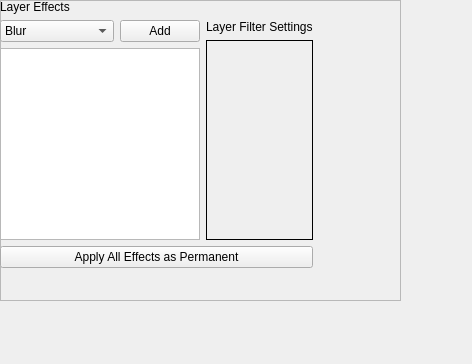
<?xml version="1.0" encoding="UTF-8"?>
<ui version="4.0">
 <class>LayerEffectsWidget</class>
 <widget class="QWidget" name="LayerEffectsWidget">
  <property name="geometry">
   <rect>
    <x>0</x>
    <y>0</y>
    <width>472</width>
    <height>364</height>
   </rect>
  </property>
  <property name="windowTitle">
   <string>Form</string>
  </property>
  <widget class="QFrame" name="frame">
   <property name="geometry">
    <rect>
     <x>0</x>
     <y>0</y>
     <width>401</width>
     <height>301</height>
    </rect>
   </property>
   <property name="frameShape">
    <enum>QFrame::StyledPanel</enum>
   </property>
   <property name="frameShadow">
    <enum>QFrame::Raised</enum>
   </property>
   <widget class="QWidget" name="verticalLayoutWidget">
    <property name="geometry">
     <rect>
      <x>0</x>
      <y>0</y>
      <width>438</width>
      <height>301</height>
     </rect>
    </property>
    <layout class="QVBoxLayout" name="verticalLayout">
     <property name="sizeConstraint">
      <enum>QLayout::SetFixedSize</enum>
     </property>
     <item>
      <widget class="QLabel" name="label">
       <property name="sizePolicy">
        <sizepolicy hsizetype="Fixed" vsizetype="Fixed">
         <horstretch>0</horstretch>
         <verstretch>0</verstretch>
        </sizepolicy>
       </property>
       <property name="text">
        <string>Layer Effects</string>
       </property>
      </widget>
     </item>
     <item>
      <layout class="QHBoxLayout" name="horizontalLayout">
       <item>
        <layout class="QHBoxLayout" name="horizontalLayout_2">
         <item>
          <layout class="QHBoxLayout" name="horizontalLayout_4">
           <item>
            <layout class="QVBoxLayout" name="verticalLayout_6">
             <item>
              <layout class="QHBoxLayout" name="horizontalLayout_8">
               <item>
                <widget class="QComboBox" name="comboBox">
                 <item>
                  <property name="text">
                   <string>Blur</string>
                  </property>
                 </item>
                 <item>
                  <property name="text">
                   <string>Sharpen</string>
                  </property>
                 </item>
                 <item>
                  <property name="text">
                   <string>...</string>
                  </property>
                 </item>
                </widget>
               </item>
               <item>
                <widget class="QPushButton" name="layer_add_effect">
                 <property name="sizePolicy">
                  <sizepolicy hsizetype="Fixed" vsizetype="Fixed">
                   <horstretch>0</horstretch>
                   <verstretch>0</verstretch>
                  </sizepolicy>
                 </property>
                 <property name="text">
                  <string>Add</string>
                 </property>
                </widget>
               </item>
              </layout>
             </item>
             <item>
              <widget class="QListWidget" name="listWidget">
               <property name="sizePolicy">
                <sizepolicy hsizetype="Minimum" vsizetype="MinimumExpanding">
                 <horstretch>0</horstretch>
                 <verstretch>0</verstretch>
                </sizepolicy>
               </property>
               <property name="minimumSize">
                <size>
                 <width>200</width>
                 <height>0</height>
                </size>
               </property>
               <property name="maximumSize">
                <size>
                 <width>0</width>
                 <height>16777215</height>
                </size>
               </property>
              </widget>
             </item>
            </layout>
           </item>
          </layout>
         </item>
         <item>
          <layout class="QHBoxLayout" name="horizontalLayout_3">
           <item>
            <layout class="QVBoxLayout" name="verticalLayout_3">
             <item>
              <widget class="QLabel" name="label_2">
               <property name="sizePolicy">
                <sizepolicy hsizetype="Fixed" vsizetype="Fixed">
                 <horstretch>0</horstretch>
                 <verstretch>0</verstretch>
                </sizepolicy>
               </property>
               <property name="text">
                <string>Layer Filter Settings</string>
               </property>
              </widget>
             </item>
             <item>
              <widget class="QFrame" name="layer_effects_settingsframe">
               <property name="sizePolicy">
                <sizepolicy hsizetype="Preferred" vsizetype="Preferred">
                 <horstretch>0</horstretch>
                 <verstretch>0</verstretch>
                </sizepolicy>
               </property>
               <property name="minimumSize">
                <size>
                 <width>0</width>
                 <height>0</height>
                </size>
               </property>
               <property name="maximumSize">
                <size>
                 <width>16777215</width>
                 <height>16777215</height>
                </size>
               </property>
               <property name="frameShape">
                <enum>QFrame::Box</enum>
               </property>
               <layout class="QFormLayout" name="formLayout">
                <property name="fieldGrowthPolicy">
                 <enum>QFormLayout::ExpandingFieldsGrow</enum>
                </property>
               </layout>
              </widget>
             </item>
            </layout>
           </item>
          </layout>
         </item>
        </layout>
       </item>
      </layout>
     </item>
     <item>
      <widget class="QPushButton" name="layer_effects_bake">
       <property name="text">
        <string>Apply All Effects as Permanent</string>
       </property>
      </widget>
     </item>
    </layout>
   </widget>
  </widget>
 </widget>
 <resources/>
 <connections/>
</ui>
